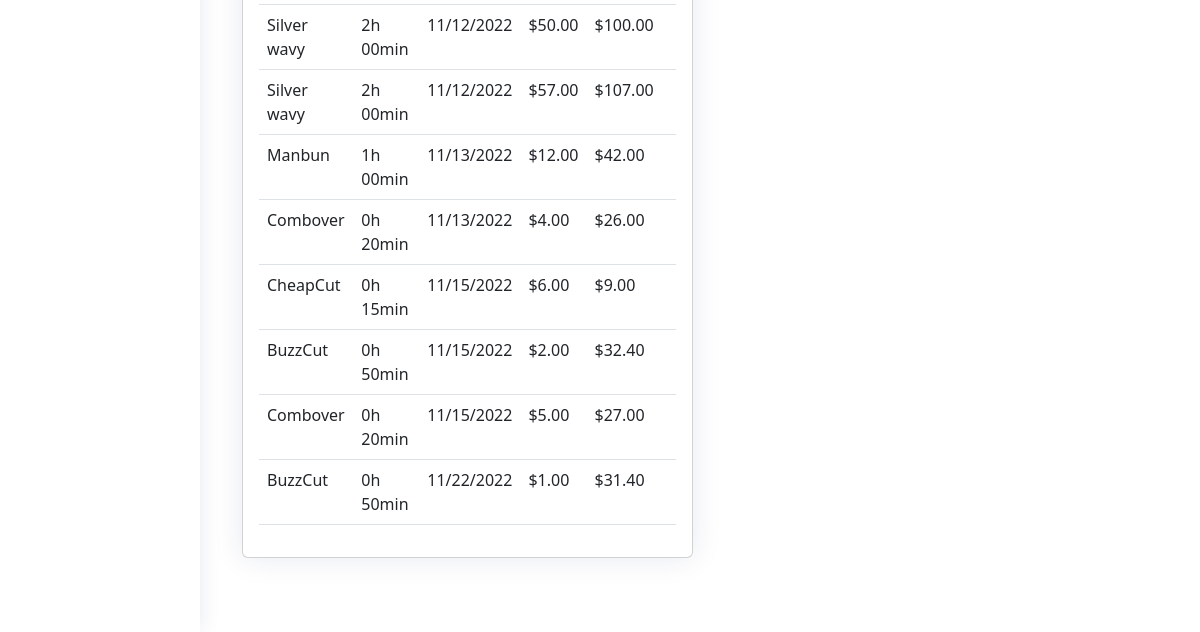
The page /transactions (signed in, lower part) on the database as committed earlier.
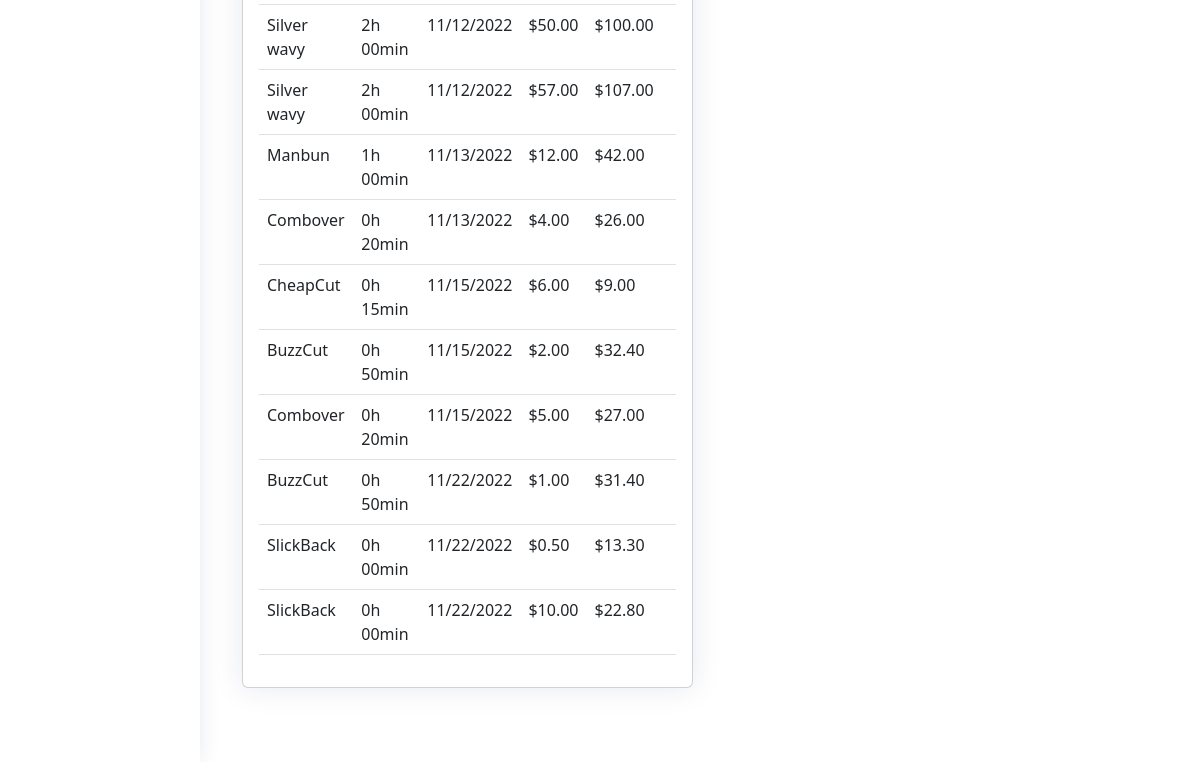
The same page on the database as committed later.
### summaryapp/models/assignment.py (models this page shows, shortened)
class AssingmentModel(models.Model):
    employee = models.ForeignKey(BarberModel, on_delete=models.CASCADE)
    service = models.ForeignKey(ServiceModel, on_delete=models.CASCADE)
    created_at = models.DateTimeField(auto_now_add=True)
    tip = models.DecimalField(max_digits = 4, decimal_places = 2)
    class Meta:
        db_table = 'assignment'
        verbose_name = 'Assignment'
        verbose_name_plural = 'Assignments'

### summaryapp/models/service.py (models this page shows)
class ServiceModel(models.Model):
    name = models.CharField(max_length=30, blank = False, null=False)
    time = models.DurationField(blank = True, null = True)
    prize = models.DecimalField(max_digits = 6, decimal_places = 2)
    class Meta:
        db_table = 'service'
        verbose_name = 'Service'
        verbose_name_plural = 'Services'
    def __str__(self):
        return self.name

### summaryapp/views.py (the view)
# urls.py: path('transactions', views.transactions, name='transactions'),
@login_required(login_url="/login")
def transactions(request):
    assignments = AssingmentModel.objects.all()
    now = datetime.now()
    today = now.day
    assignments_day = AssingmentModel.objects.filter(created_at__day = today)
    month = now.month
    assignments_month = AssingmentModel.objects.filter(created_at__month = month)
    sum_month = []
    sum_day = []
    prize_day = 0
    prize_month = 0
    for assignment in assignments_day:
        prize_day += assignment.service.prize
        prize_day += assignment.tip
        sum_day.append(prize_day)
    for assignment in assignments_month:
        prize_month += assignment.service.prize
        prize_month += assignment.tip
        sum_month.append(prize_month)
    return render(request, 'dashboard/transactions.html', {"assignments": assignments, "sum_day": sum(sum_day), "sum_month": sum(sum_month)})

### summaryapp/templatetags/tags.py (called while the page is built)
@register.filter
def to_hm(value):
    s = str(value)
    hm = s[0:1]+"h "+s[2:4]+"min"
    return hm

@register.filter
def outcome(assignment):
    outcome = assignment.service.prize + assignment.tip
    return outcome

### summaryapp/templates/dashboard/transactions.html (shortened to what this page needs)
{% extends 'dashboard/sidebar.html' %}
{% load tags %}
{% block content %}
      <main id="main" class="main">
         <div class="row">
            <div class="col-lg-6">
               <div class="card mt-5">
                  <div class="card-body">
                     <table class="table table-hover">
                        <tbody id="tr_table">
                           {% for assignment in assignments %}
                           <tr>
                              <td>{{assignment.service}}</td>
                              <td>{{assignment.service.time|to_hm}}</td>
                              <td>{{assignment.created_at|date:"SHORT_DATE_FORMAT"}}</td>
                              <td>${{assignment.tip}}</td>
                              <td>${{assignment|outcome}}</td>
                           </tr>
                           {% endfor %}
                        </tbody>
                     </table>
                  </div>
               </div>
            </div>
            <div class="col-lg mt-5">
            </div>
         </div>
      </main>
{% endblock %}

### summaryapp/templates/dashboard/sidebar.html (shortened to what this page needs)
{% load static %}
<!DOCTYPE html>
<html lang="en">
   <head>
      <link href="assets/css/bootstrap.min.css" rel="stylesheet">
      <link href="assets/css/bootstrap-icons.css" rel="stylesheet">
      <link href="assets/css/boxicons.min.css" rel="stylesheet">
      <link href="assets/css/quill.snow.css" rel="stylesheet">
      <link href="assets/css/quill.bubble.css" rel="stylesheet">
      <link href="assets/css/remixicon.css" rel="stylesheet">
      <link href="assets/css/simple-datatables.css" rel="stylesheet">
      <link href="assets/css/style.css" rel="stylesheet">
      <link href="{% static 'assets/css/bootstrap.min.css' %}" rel="stylesheet">
      <link href="{% static 'assets/css/bootstrap-icons.css' %}" rel="stylesheet">
      <link href="{% static 'assets/css/boxicons.min.css' %}" rel="stylesheet">
      <link href="{% static 'assets/css/quill.snow.css' %}" rel="stylesheet">
      <link href="{% static 'assets/css/quill.bubble.css' %}" rel="stylesheet">
      <link href="{% static 'assets/css/remixicon.css' %}" rel="stylesheet">
      <link href="{% static 'assets/css/simple-datatables.css' %}" rel="stylesheet">
      <link href="{% static 'assets/css/style.css' %}" rel="stylesheet">
      <link href="https://cdn.jsdelivr.net/npm/bootstrap@5.2.2/dist/css/bootstrap.min.css" rel="stylesheet">
      <link rel="stylesheet" href="https://cdn.jsdelivr.net/npm/bootstrap-icons@1.9.1/font/bootstrap-icons.css">
      <link href="https://drive.google.com/uc?export=view&id=1Rzwe818ywt1p80FHesybM-hBmE7bJUyN" rel="stylesheet">
      <link href="https://drive.google.com/uc?export=view&id=1icpW5EiT6Th9vg7w67zTRSfaT0uwcmUg" rel="stylesheet">
      <link href="https://drive.google.com/uc?export=view&id=1tw05UgnHsMTtVTYLk4dEjcFRKFv5qPCF" rel="stylesheet">
      <link href="https://drive.google.com/uc?export=view&id=11npQYnLVxz3L6-uh9pfuQx8ITHGNtxBI" rel="stylesheet">
      <link href="https://drive.google.com/uc?export=view&id=1WtC85zQG1K5Hq_8-wZiUN9RklHzv6QrI" rel="stylesheet">
      <link href="https://drive.google.com/uc?export=view&id=1fhih3ZapKAuc1FqQsqPDXy5sDSyMgWU1" rel="stylesheet">
      <link href="https://drive.google.com/uc?export=view&id=1B669pMDhNjgKviD3_v1tMi7Wrgl8q4wm" rel="stylesheet">
      <link href="https://drive.google.com/uc?export=view&id=1kiAG5VVnzjmcwa--z34qaNU1QjAE6LGA" rel="stylesheet">
      <link href="https://raw.githubusercontent.com/sonukedia55/CodeNext/master/calendar/lib/bootstrap-datepicker.css" rel="stylesheet">
   </head>
   <body>
      <div class="container">
         <div class="col-1">
            <aside  class="sidebar">
            </aside>
         </div>
      </div>
      <div class="container-fluid" >
        {% block content %}{% endblock %}
      </div>
    </body>
    </html>

### summaryapp/templates/dashboard/assets/css/style.css (style rules this page uses)
:root { scroll-behavior: smooth; }
body { font-family: "Open Sans", sans-serif; background: #f6f9ff; color: #444444; }
#main { margin-top: 20; padding: 20px; transition: all 0.3s; }
.card { margin-bottom: 30px; border: none; border-radius: 5px; box-shadow: 0px 0 30px rgba(1, 41, 112, 0.1); }
.card-body { padding: 0 20px 20px 20px; }
.sidebar { position: fixed; top: 0; left: 0; right: 0; bottom: 0; width: 200px; z-index: 996; transition: all 0.3s; padding: 20px; overflow-y: auto; scrollbar-width: thin; scrollbar-color: #aab7cf transparent; box-shadow: 0px 0px 20px rgba(1, 41, 112, 0.1); background-color: #fff; }
@media (min-width: 1200px) { #main, #footer { margin-left: 210px; } }

Rows that differ between the two databases and show on the page:
added AssingmentModel: service "SlickBack", service.time|to_hm "0h 00min", created_at "11/22/2022", tip "0.50", service+tip "13.30"
added AssingmentModel: service "SlickBack", service.time|to_hm "0h 00min", created_at "11/22/2022", tip "10.00", service+tip "22.80"
